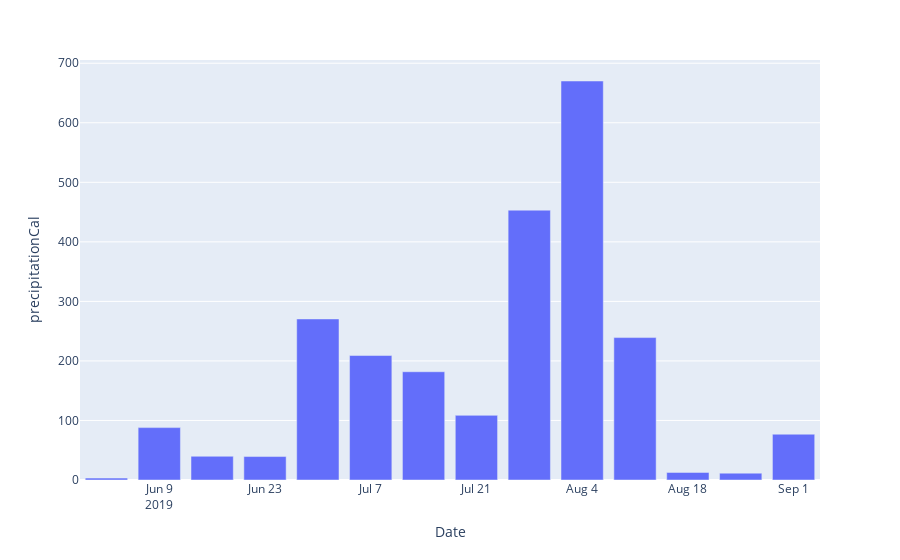

Notebook cell for this chart:
### Code cell
fig = px.bar(wdata19, x=wdata19['Date'], y=wdata19['precipitationCal'])
fig.show()

### Figure 1 — Plotly figure (JSON) as saved in the notebook; plotly's stock layout.template omitted (floating-point values rounded to 4 significant figures)
{"data": [{"alignmentgroup": "True", "hovertemplate": "Date=%{x}<br>precipitationCal=%{y}<extra></extra>", "legendgroup": "", "marker": {"color": "#636efa"}, "name": "", "offsetgroup": "", "orientation": "v", "showlegend": false, "textposition": "auto", "type": "bar", "x": ["2019-06-02", "2019-06-09", "2019-06-16", "2019-06-23", "2019-06-30", "2019-07-07", "2019-07-14", "2019-07-21", "2019-07-28", "2019-08-04", "2019-08-11", "2019-08-18", "2019-08-25", "2019-09-01"], "xaxis": "x", "y": [3.172, 87.98, 39.84, 39.36, 270.5, 209.1, 181.8, 108.6, 453.2, 670.2, 239.2, 12.74, 11.5, 76.92], "yaxis": "y"}], "layout": {"barmode": "relative", "legend": {"tracegroupgap": 0}, "margin": {"t": 60}, "xaxis": {"anchor": "y", "domain": [0, 1], "title": {"text": "Date"}}, "yaxis": {"anchor": "x", "domain": [0, 1], "title": {"text": "precipitationCal"}}}}
